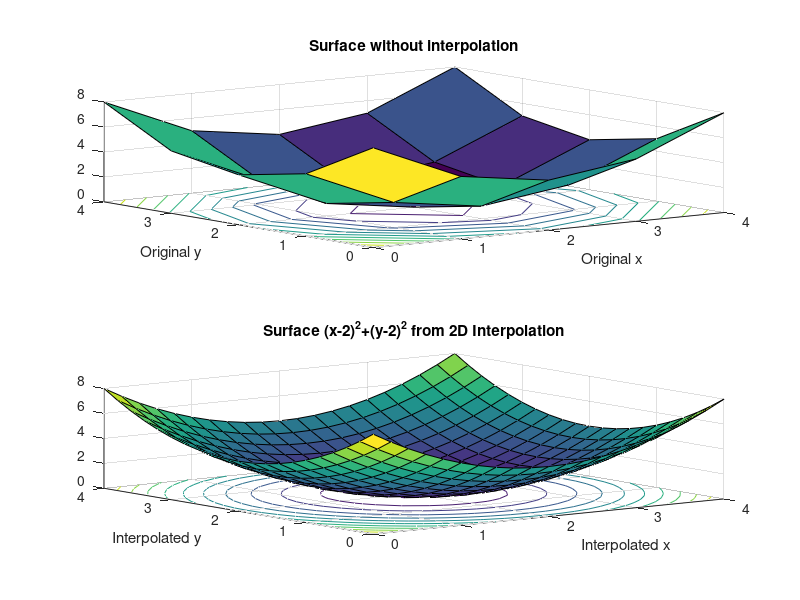

The MATLAB source for this figure:
% CLINT2D.M Create data, plot original data and then 
%  perform 2D interpolation for Example 10.9.
%
x=[0:1:4];		% Original x points
y=[0:1:4];		% Original y points
[X,Y]=meshgrid(x,y);	% Rows of X are x; columns of Y are y
Z=(X-2).^2+(Y-2).^2;	% A matrix as Z(X,Y)
%
xi=[0:.2:4];		% x points to interpolate
yi=[0:.2:4]';		% y points to interpolate
Zi=interp2(X,Y,Z,xi,yi,'cubic');
% Plot surface and contours to compare plots
clf			% Clear graphics window
subplot(2,1,1), surfc(x,y,Z)
xlabel('Original x ')
ylabel('Original y ')
title('Surface without interpolation')
subplot(2,1,2), surfc(xi,yi,Zi)
xlabel('Interpolated x ')
ylabel('Interpolated y ')
title('Surface (x-2)^2+(y-2)^2 from 2D Interpolation')
%
% Modify the script to allow input of a general function
%  and arbitrary ranges of x and y and modify the 
%  comments appropriately.
